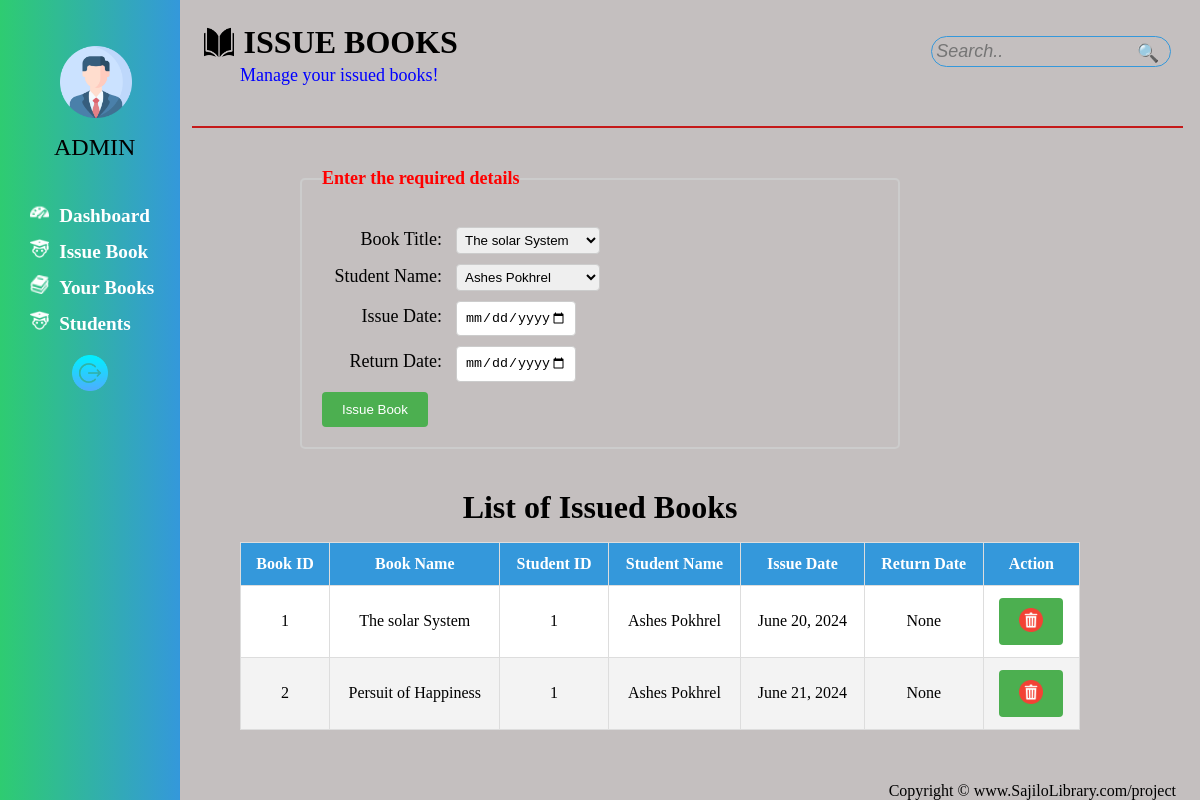
The page /issueBook/ on the database as committed earlier.
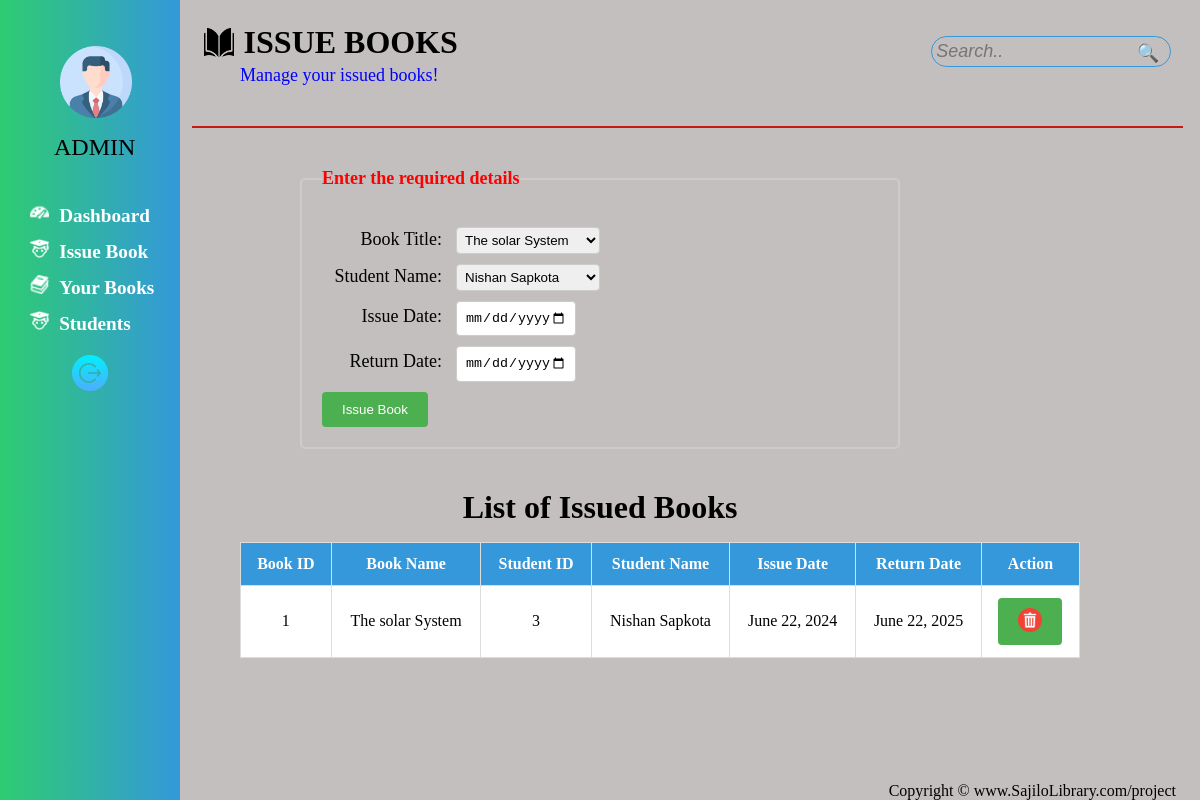
The same page on the database as committed later.
### main_app/models.py (models this page shows, shortened)
class Issued_Book(models.Model):
    book = models.ForeignKey(Book, on_delete=models.CASCADE)
    student = models.ForeignKey(Student, on_delete=models.CASCADE)
    issue_date = models.DateField(auto_now_add=True)
    return_date = models.DateField(null=True, blank=True)

class Book(models.Model):
    FICTION = 'fiction'
    NOVELS = 'nobels'
    CALCULATIONS = 'calculation'
    COMPUTER = 'computer'
    OTHERS = 'others'
    TYPE_CHOICES = [
        (FICTION, 'Fiction'),
        (NOVELS, 'Novels'),
        (CALCULATIONS, 'Calculations'),
        (COMPUTER, 'Computer'),
        (OTHERS, 'Others'),
    ]
    title = models.CharField(max_length=100)
    author = models.CharField(max_length=50, blank=True, null=True)
    type = models.CharField(max_length=20, choices=TYPE_CHOICES, default=OTHERS)
    shelf = models.CharField(max_length=5)
    quantity = models.PositiveIntegerField()
    def __str__(self):
        return self.title

class Student(models.Model):
    name = models.CharField(max_length=100)
    address = models.CharField(max_length=100)
    email = models.EmailField(max_length=50)
    contact = models.CharField(max_length=10)
    def __str__(self):
        return self.name

### main_app/views.py (the view, shortened to what this page needs)
# urls.py: path('issueBook/', views.issueBook, name='issueBook'),
def issueBook(request):
    books = Book.objects.all()
    students = Student.objects.all()
    issues = Issued_Book.objects.all()
    return render(request, 'issueBook.html',{'issues':issues,'books':books,'students':students})

### main_app/templates/issueBook.html (shortened to what this page needs)
  {% extends "base.html" %} {% block title %}Issue{% endblock title %}
 {% block main %}
<main>
  <div id="page1">
    <div id="top-header">
      <div id="namePlate">
        <div id="homePlate">
          <img src="/static/inside book icon.png" alt="" />
          <h1>ISSUE BOOKS</h1>
        </div>
        <p>Manage your issued books!</p>
      </div>
      <div id="searchBar">
        <form method='post'>
        <input type="text" placeholder="Search.." name='query' value='{{query}}' />
        <button id="search">🔍</button>
        </form>
      </div>
    </div>
    <div class="form-container">
      <form action="" method='post'>
        <fieldset>
          <legend>Enter the required details</legend>
          <br />
          <label for="book_id">Book Title:</label>
          <select name="book_id" id="book_id" required>
              {% for book in books %}
                  <option value="{{ book.id }}">{{ book.title }}</option>
              {% endfor %}
          </select><br>
          <label for="student_id">Student Name:</label>
          <select name="student_id" id="student_id" required>
              {% for student in students %}
                  <option value="{{ student.id }}">{{ student.name }}</option>
              {% endfor %}
          </select><br>
          <label for="issue_date">Issue Date:</label>
          <input type="date" name="issue_date" id="issue_date" required><br>
          <label for="return_date">Return Date:</label>
          <input type="date" name="return_date" id="return_date"><br>
          <button type="submit" name='add_another'>Issue Book</button>
        </fieldset>
      </form>
    </div>
    <h1 id="table-name">List of Issued Books</h1>
    <div id="table-container">
     <table cellspacing="20" cellpadding="10">
      <thead id="thead">
        <tr>
        <th>Book ID</th>
          <th>Book Name</th>
          <th>Student ID</th>
          <th>Student Name</th>
          <th>Issue Date</th>
          <th>Return Date</th>
          <th>Action</th>
        </tr>
      </thead>
      <tbody id="tbody">
        {% for details in issues%}
        <tr>
        <td>{{details.book_id}}</td>
        <td>{{details.book}}</td>
        <td>{{details.student_id}}</td>
        <td>{{details.student}}</td>
        <td>{{details.issue_date}}</td>
        <td>{{details.return_date}}</td>
        <td>
          <form action="" method="post" style="display:inline;">
            <button type='submit' class='Delete'>
              <img src="/static/delete icon.png" alt="Delete" />
              </button>
          </form>
        </td>
        </tr>
        {% endfor %}
      </tbody>
     </table>
    </div>
  </div>
</main>
{% endblock main %}

Rows that differ between the two databases and show on the page:
removed Issued_Book: book_id "1", book "The solar System", student_id "1", student "Ashes Pokhrel", issue_date "June 20, 2024", return_date "None"
removed Issued_Book: book_id "2", book "Persuit of Happiness", student_id "1", student "Ashes Pokhrel", issue_date "June 21, 2024", return_date "None"
added Issued_Book: book_id "1", book "The solar System", student_id "3", student "Nishan Sapkota", issue_date "June 22, 2024", return_date "June 22, 2025"
Other text that changed with them:
form field student_id: "Ashes Pokhrel" → "Nishan Sapkota"
